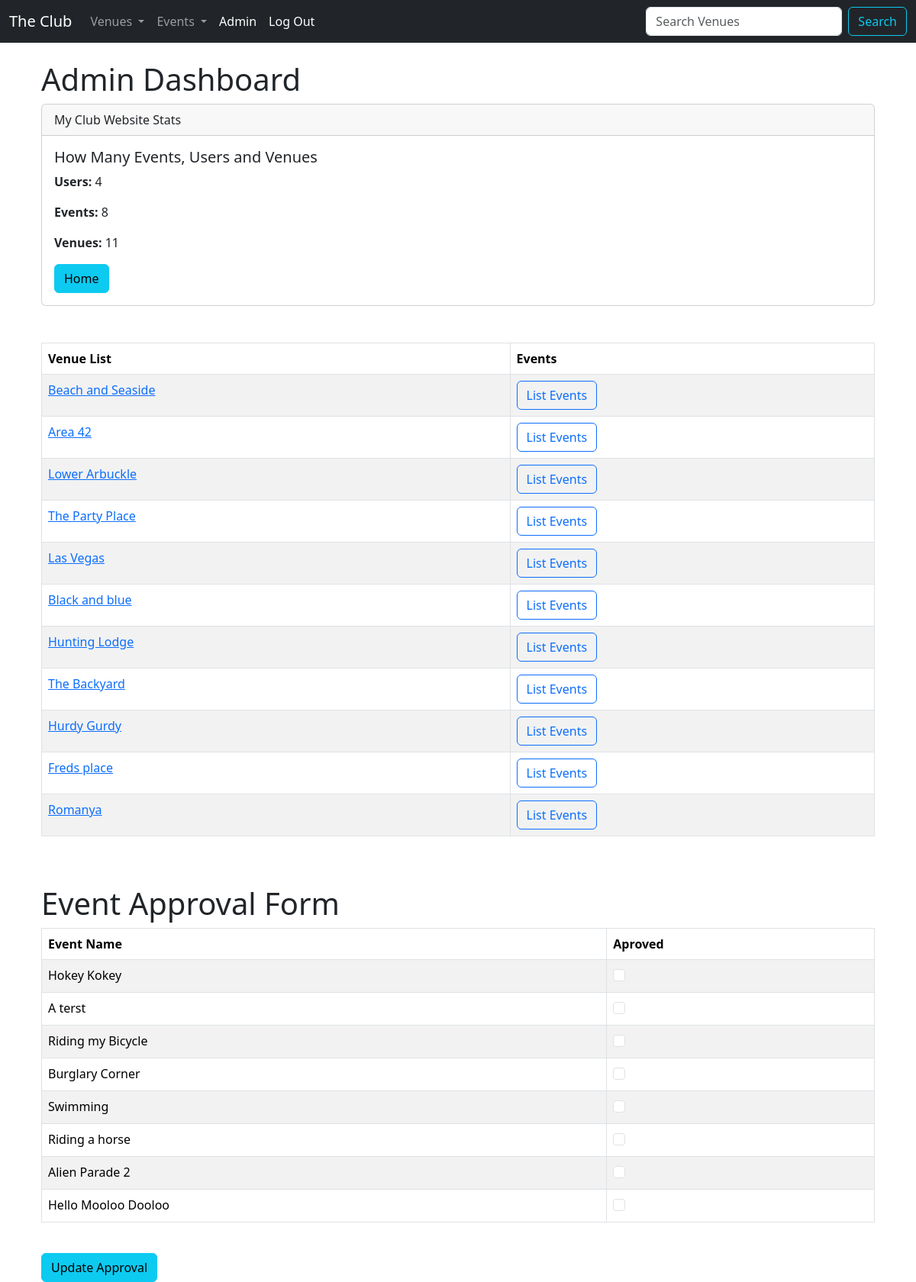
Page /admin_approval (signed in) on the earlier database version.
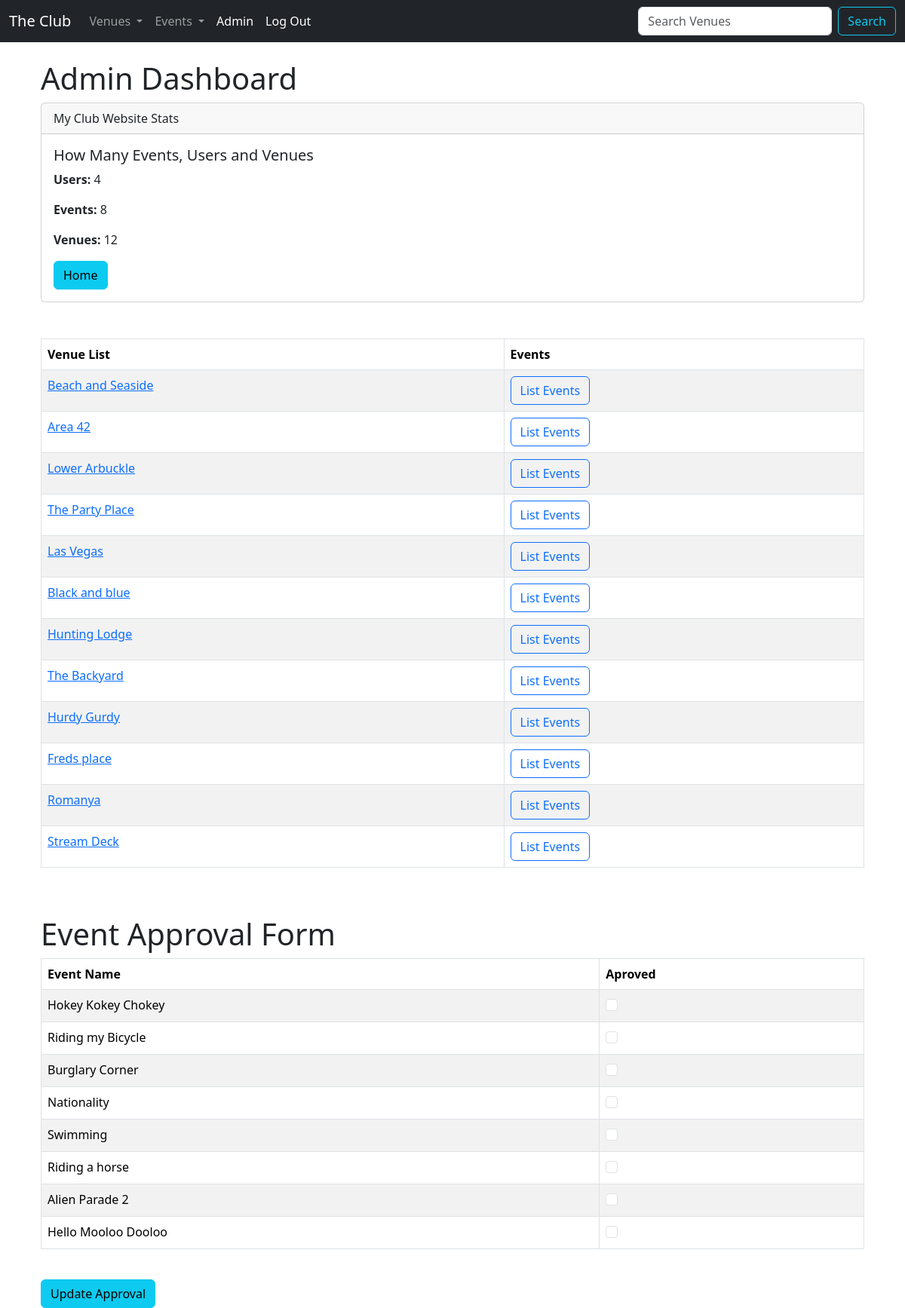
Same page on the later database version.
### events/models.py (models this page shows, shortened)
class Venue(models.Model):
    name = models.CharField("Venue Name", max_length=120)
    address = models.CharField(max_length=300)
    zip_code = models.CharField("Zip Code", max_length=15)
    phone = models.CharField("Contact Phone", max_length=25, blank=True)
    web = models.URLField("Website Address", blank=True)
    email_address = models.EmailField("Email Address", blank=True)
    owner = models.IntegerField("Venue Owner", blank=False, default=1)
    venue_image = models.ImageField(null=True, blank=True, upload_to="images/")
    def __str__(self):
        return self.name

class Event(models.Model):
    name = models.CharField("Event Name", max_length=120)
    event_date = models.DateTimeField("Event Date")
    venue = models.ForeignKey(Venue, blank=True, null=True, on_delete=models.CASCADE)
    manager = models.ForeignKey(User, blank=True, null=True, on_delete=models.SET_NULL)
    description = models.TextField(blank=True)
    attendees = models.ManyToManyField(MyClubUser, blank=True)
    approved = models.BooleanField("Approved", default=False)
    def __str__(self):
        return self.name

### events/views.py (the view)
# urls.py: path("admin_approval", views.admin_approval, name="admin-approval"),
def admin_approval(request):
    venue_list = Venue.objects.all()
    event_count = Event.objects.all().count()
    venue_count = Venue.objects.all().count()
    user_count = User.objects.all().count()
    event_list = Event.objects.all().order_by("-event_date")
    if request.user.is_superuser:
        if request.method == "POST":
            id_list = request.POST.getlist("boxes")
            event_list.update(approved=False)
            for x in id_list:
                Event.objects.filter(pk=int(x)).update(approved=True)
            messages.success(request, ("Event List Approval Has Been Updated!"))
            return redirect("list-events")
        else:
            return render(
                request,
                "events/admin_approval.html",
                {
                    "event_list": event_list,
                    "event_count": event_count,
                    "venue_count": venue_count,
                    "user_count": user_count,
                    "venue_list": venue_list,
                },
            )
    else:
        messages.success(request, ("You aren't authorized to view this page!"))
        return redirect("home")

### events/templates/events/admin_approval.html (shortened to what this page needs)
{% extends 'events/base.html' %}
{% block content %}
<div class=container>
<br>
  <h1>Admin Dashboard</h1>
<div class="card">
  <div class="card-header">
    My Club Website Stats
  </div>
  <div class="card-body">
    <h5 class="card-title">How Many Events, Users and Venues</h5>
    <p class="card-text"><strong>Users:</strong> {{ user_count }}</p>
    <p class="card-text"><strong>Events:</strong> {{ event_count }}</p>
    <p class="card-text"><strong>Venues: </strong>{{ venue_count }}</p>
    <a href="{% url 'home' %}" class="btn btn-info">Home</a>
  </div>
</div>
<br><br>
<table class="table table-striped table-hover table-bordered">
  <thead>
    <tr>
      <th scope="col">Venue List</th>
      <th scope="col">Events</th>
    </tr>
  </thead>
  <tbody>
{% for venue in venue_list %}
  	<tr>
  		<td>
        <a href="{% url 'show-venue' venue.id %}">{{ venue }}</a>
      </td>
  		<td>
        <a class="btn btn-outline-primary" href="{% url 'venue-events' venue.id %}">List Events</a>
          		</td>
  	</tr>
{% endfor %}
 </tbody>
</table>
<br/><br/>
<h1>Event Approval Form</h1>
<form action="" method=POST>
<table class="table table-striped table-hover table-bordered">
  <thead>
    <tr>
      <th scope="col">Event Name</th>
      <th scope="col">Aproved</th>
    </tr>
  </thead>
  <tbody>
{% for event in event_list %}
  	<tr>
  		<td>{{event }}</td>
  		<td>
  			{% if event.approved %}
  			<div class="form-check">
  				<input class="form-check-input" type="checkbox" checked="checked" value={{event.id}} name="boxes">
  			</div>
  			{% else %}
  			<div class="form-check">
  				<input class="form-check-input" type="checkbox" value={{event.id}} name="boxes">
  			</div>
  			{% endif %}
  		</td>
  	</tr>
{% endfor %}
 </tbody>
</table>
<br/>
<button class='btn btn-info' type="submit">Update Approval</button>
{% endblock %}

Differences in the rows shown:
removed Event: name "A terst"
added Venue: name "Stream Deck"
changed Event: name "Hokey Kokey" → "Hokey Kokey Chokey"
added Event: name "Nationality"
Other differences:
{{ venue_count }}: "11" → "12"
